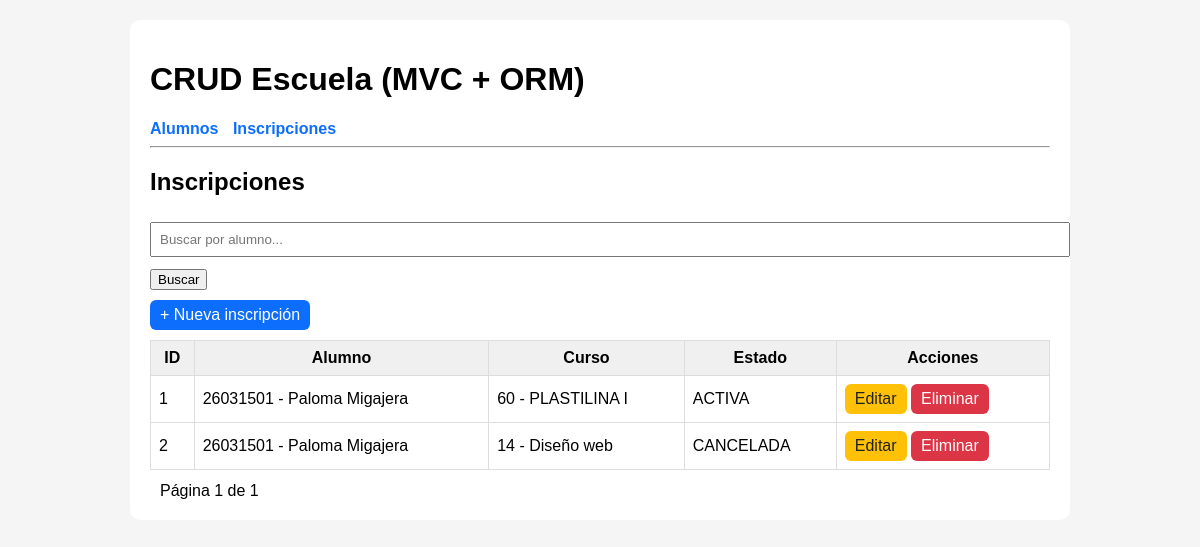
Screenshot of /inscripciones/ with the database file from the repository.
### escuela/models.py (models this page shows, shortened)
class Inscripcion(models.Model):
    ESTADOS = [
        ("ACTIVA", "Activa"),
        ("CANCELADA", "Cancelada"),
    ]
    alumno = models.ForeignKey(Alumno, on_delete=models.CASCADE, related_name="inscripciones")
    curso = models.ForeignKey(Curso, on_delete=models.CASCADE, related_name="inscripciones")
    fecha = models.DateTimeField(auto_now_add=True)
    estado = models.CharField(max_length=10, choices=ESTADOS, default="ACTIVA")
    class Meta:
        unique_together = ("alumno", "curso")  # evita doble inscripción al mismo curso

class Alumno(models.Model):
    matricula = models.PositiveIntegerField(primary_key=True, editable=False)
    nombre = models.CharField(max_length=80)
    fecha_inscripcion = models.DateField(auto_now_add=True, editable=False)
    orden_dia = models.PositiveIntegerField(editable=False)

class Curso(models.Model):
    nombre = models.CharField(max_length=100)
    clave = models.CharField(max_length=20, unique=True)
    cupo = models.PositiveIntegerField(default=30)

### escuela/views.py (the view)
# urls.py: path("inscripciones/", views.inscripciones_list, name="inscripciones_list"),
def inscripciones_list(request):
    q = request.GET.get("q", "").strip()
    fk_field = "alumno" if hasattr(Inscripcion, "alumno") else "cliente"
    qs = Inscripcion.objects.select_related(fk_field).all().order_by("id")
    if q:
        qs = qs.filter(**{f"{fk_field}__nombre__icontains": q})
    paginator = Paginator(qs, 10)
    page_obj = paginator.get_page(request.GET.get("page"))
    return render(request, "escuela/inscripciones_list.html", {
        "page_obj": page_obj,
        "q": q,
        "fk_field": fk_field,
    })

### escuela/templates/escuela/inscripciones_list.html (shortened to what this page needs)
{% extends "escuela/base.html" %}
{% block content %}
<h2>Inscripciones</h2>
<form method="GET" style="margin:10px 0;">
  <input type="text" name="q" placeholder="Buscar por alumno..." value="{{ q }}">
  <button type="submit">Buscar</button>
</form>
<a class="btn p" href="{% url 'inscripcion_create' %}">+ Nueva inscripción</a>
{% if page_obj %}
<table>
  <thead>
    <tr>
      <th>ID</th>
      <th>Alumno</th>
      <th>Curso</th>
      <th>Estado</th>
      <th>Acciones</th>
    </tr>
  </thead>
  <tbody>
    {% for i in page_obj %}
    <tr>
      <td>{{ i.id }}</td>
      <td>{{ i.alumno.matricula }} - {{ i.alumno.nombre }}</td>
      <td>{{ i.curso.clave }} - {{ i.curso.nombre }}</td>
      <td>{{ i.estado }}</td>
      <td>
        <a class="btn w" href="{% url 'inscripcion_update' i.id %}">Editar</a>
        <a class="btn d" href="{% url 'inscripcion_delete' i.id %}">Eliminar</a>
      </td>
    </tr>
    {% endfor %}
  </tbody>
</table>
<div style="margin-top:12px;">
  <span style="margin:0 10px;">
    Página {{ page_obj.number }} de {{ page_obj.paginator.num_pages }}
  </span>
</div>
{% else %}
<p>No hay inscripciones.</p>
{% endif %}
{% endblock %}

### escuela/templates/escuela/base.html (shortened to what this page needs)
<!DOCTYPE html>
<html lang="es">
<head>
</head>
<body>
  <div class="box">
    <h1>CRUD Escuela (MVC + ORM)</h1>
    <nav>
      <a href="{% url 'alumnos_list' %}">Alumnos</a>
      <a href="{% url 'inscripciones_list' %}">Inscripciones</a>
    </nav>
    <hr>
    {% block content %}{% endblock %}
  </div>
</body>
</html>

### escuela/templates/escuela/base.html (style rules this page uses)
body { font-family: Arial, sans-serif; background:#f5f5f5; margin:20px; }
.box { max-width:900px; margin:auto; background:#fff; padding:20px; border-radius:10px; }
nav a { margin-right:10px; text-decoration:none; color:#0d6efd; font-weight:bold; }
table { width:100%; border-collapse: collapse; margin-top:10px; }
th, td { border:1px solid #ddd; padding:8px; }
th { background:#f0f0f0; }
.btn { padding:6px 10px; border:none; border-radius:6px; text-decoration:none; cursor:pointer; display:inline-block; }
.p { background:#0d6efd; color:white; }
.w { background:#ffc107; color:#222; }
.d { background:#dc3545; color:white; }
input, select { width:100%; padding:8px; margin:6px 0 12px; }

### rows the page displays
Inscripcion: id "1", alumno.matricula "26031501", alumno.nombre "Paloma Migajera", curso.clave "60", curso.nombre "PLASTILINA I", estado "ACTIVA"
Inscripcion: id "2", alumno.matricula "26031501", alumno.nombre "Paloma Migajera", curso.clave "14", curso.nombre "Diseño web", estado "CANCELADA"

### other values shown
{{ page_obj.number }} "1"
{{ page_obj.paginator.num_pages }} "1"
